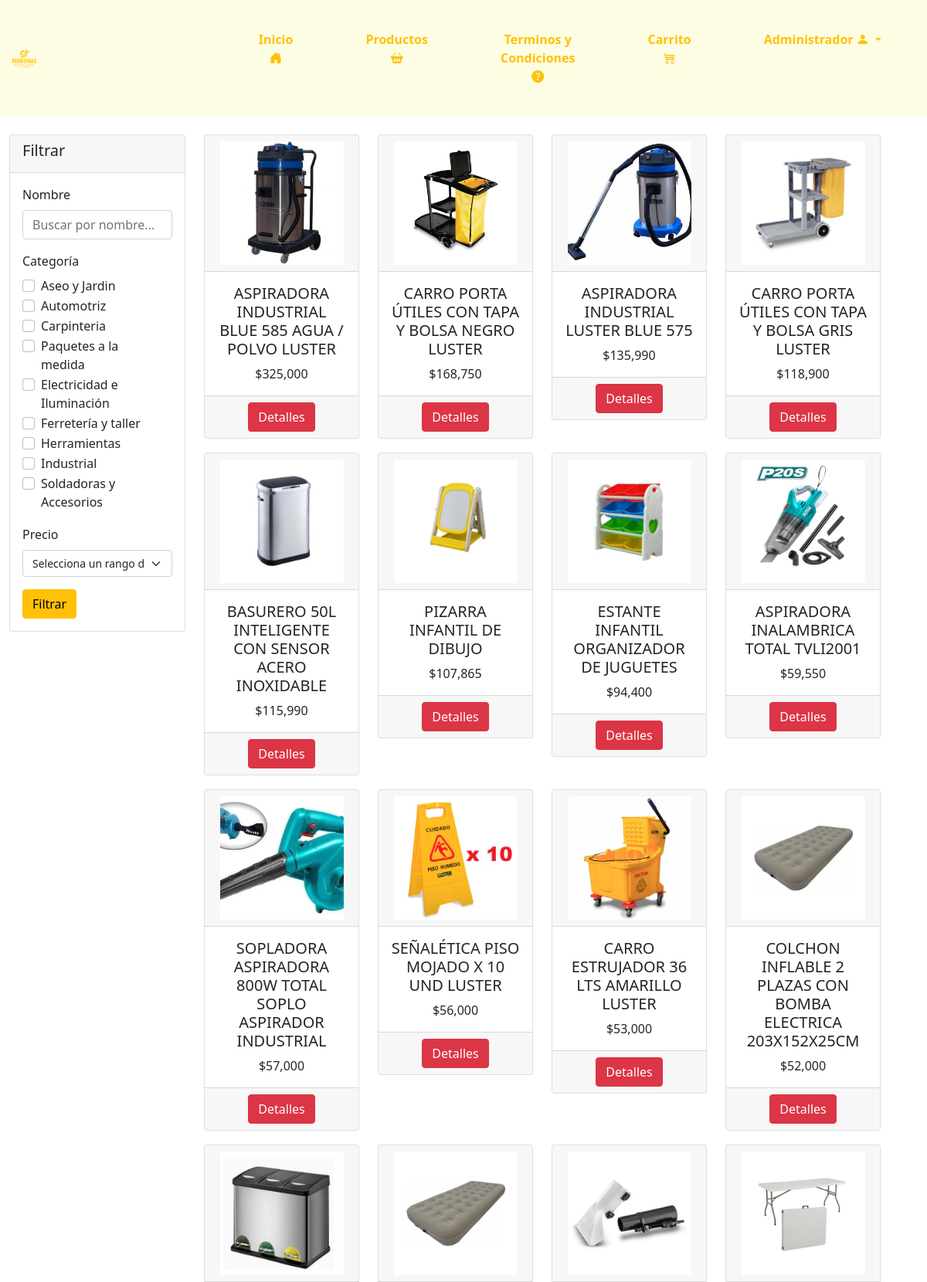
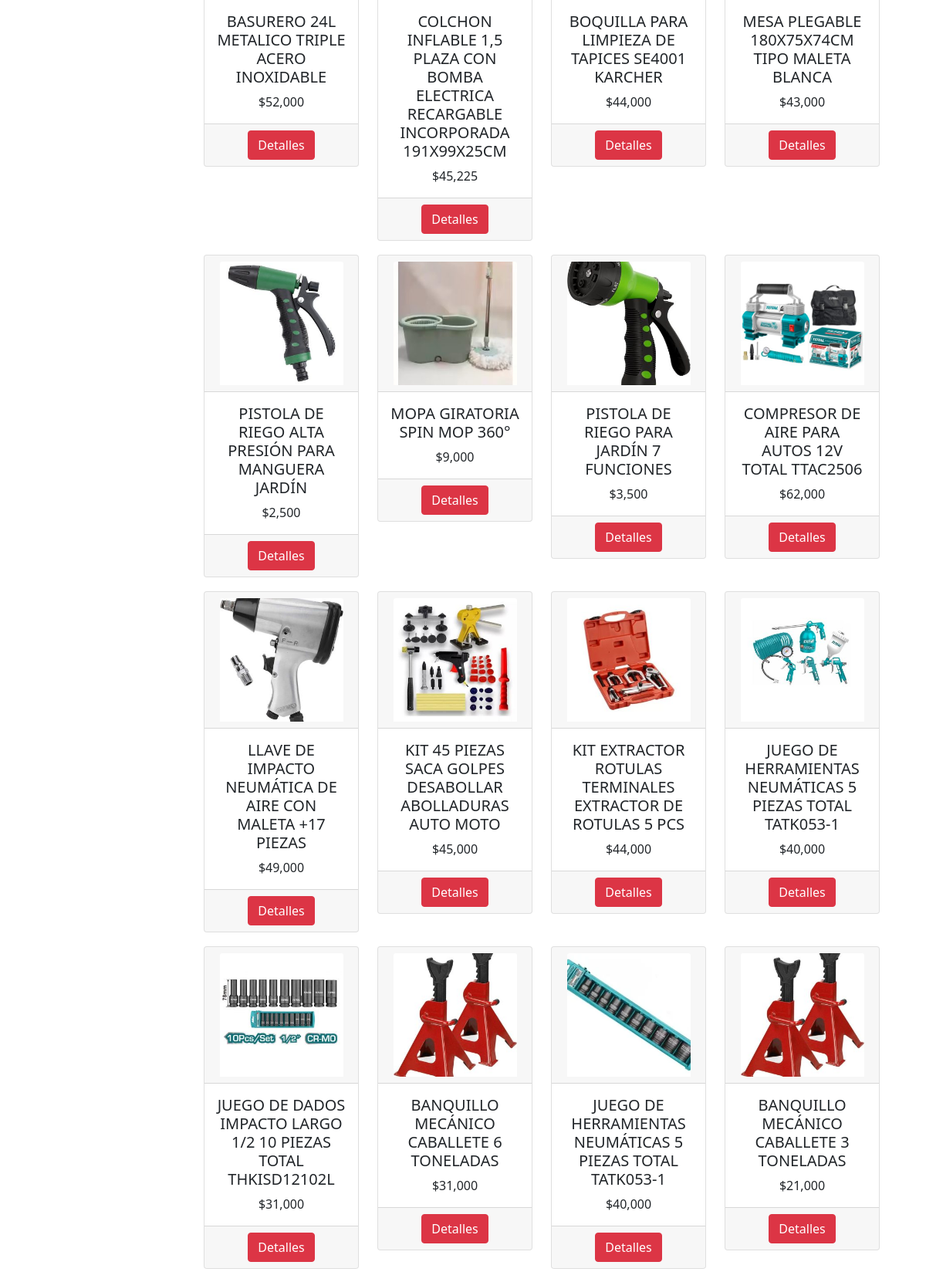
Page /productos/ (signed in, upper part) on the committed database (2 pictures, top to bottom).
### core/models.py (models this page shows, shortened)
class Categoria(models.Model):
    idCategoria = models.IntegerField(primary_key=True)
    nombreCa = models.CharField(max_length=50)

class Producto(models.Model):
    codProducto = models.IntegerField(primary_key=True)
    nombreP = models.CharField(max_length=100)
    stock = models.IntegerField()
    descipcion = models.CharField(max_length=500)
    foto = models.ImageField(upload_to="productos")  # Directorio de destino para las imágenes de los productos
    precio = models.IntegerField()
    categoria = models.ForeignKey(Categoria, on_delete=models.CASCADE)
    def get_absolute_url(self):
        return reverse('detalleproducto', kwargs={'pk': self.pk})

### core/views.py (the view)
# urls.py: path('productos/', productos, name="productos"),
@login_required
def productos(request):
    nombre = request.GET.get('nombre', '')
    categoria_id = request.GET.get('categoria', '')
    precio_rango = request.GET.get('precio', '')
    productoListado = Producto.objects.all()
    if nombre:
        productoListado = productoListado.filter(nombreP__icontains=nombre)
    if categoria_id:
        productoListado = productoListado.filter(categoria_id=categoria_id)
    if precio_rango:
        min_precio, max_precio = map(int, precio_rango.split('-'))
        productoListado = productoListado.filter(precio__gte=min_precio, precio__lte=max_precio)
    categorias = Categoria.objects.all()
    carrito = ItemCarrito.objects.filter(usuario=request.user)
    total = sum(item.producto.precio * item.cantidad for item in carrito)
    carrito_count = sum(item.cantidad for item in carrito)
    contexto = {
        "productos": productoListado,
        "categorias": categorias,
        'carrito': carrito,
        'total': total,
        'carrito_count': carrito_count,
    }
    return render(request, 'core/productos.html', contexto)

### core/templatetags/custom_filters.py (called while the page is built)
@register.filter
def format_clp(value):
    try:
        return "${:,.0f}".format(value)
    except (ValueError, TypeError):
        return value

### core/templates/core/productos.html (shortened to what this page needs)
{% load static %}
{% load custom_filters %}
<!DOCTYPE html>
<html lang="en">
<head>
    <link href="https://cdn.jsdelivr.net/npm/bootstrap@5.0.2/dist/css/bootstrap.min.css" rel="stylesheet"
>
    <link href="https://cdnjs.cloudflare.com/ajax/libs/font-awesome/6.0.0-beta3/css/all.min.css" rel="stylesheet">
    <link type="text/css" rel="stylesheet" href="{% static 'css/inicio.css' %}">
    <link href="https://cdn.jsdelivr.net/npm/bootstrap-icons/font/bootstrap-icons.css" rel="stylesheet">
</head>
<body>
    <nav class="navbar navbar-expand-lg navbar-light" style="background-color: #fdfde3;">
        <div class="container-fluid">
            <a class="navbar-brand" href="{% url 'inicio' %}">
                <img src="{% static 'img/logo_ferremas.png' %}" class="logo" style="max-width: 15%;"
                    alt="Ferrenas">
            </a>
            <div class="collapse navbar-collapse justify-content-end" id="navbarNav">
                <ul class="navbar-nav">
                    <li class="nav-item">
                        <a class="btn btn-outline-warning py-4 px-4 mx-2" href="{% url 'inicio' %}">
                            Inicio
                            <i class="bi bi-house-door-fill"></i>
                        </a>
                    </li>
                    <li class="nav-item">
                        <a class="btn btn-outline-warning py-4 px-4 mx-2" href="{% url 'productos' %}">
                            Productos
                            <i class="bi bi-basket2-fill"></i>
                        </a>
                    </li>
                    <li class="nav-item">
                        <a class="btn btn-outline-warning py-4 px-4 mx-2" href="{% url 'terminos' %}">
                            Terminos y Condiciones
                            <i class="bi bi-question-circle-fill"></i>
                        </a>
                    </li>
                    <li class="nav-item">
                        <a class="btn btn-outline-warning py-4 px-4 mx-2 position-relative" data-bs-toggle="modal" data-bs-target="#cartModal">
                            Carrito
                            <i class="bi bi-cart4"></i>
                        </a>
                    </li>
                    <li class="nav-item dropdown">
                        {% if user.is_authenticated %}
                        <div class="btn-group">
                            <button type="button" class="btn btn-outline-warning py-4 px-4 mx-2 dropdown-toggle"
                                data-bs-toggle="dropdown" style="font-weight: 700; border: 0px; border-radius: 10px;">
                                {% if user.is_superuser %}
                                Administrador
                                {% else %}
                                Hola {{ user.first_name }}
                                {% endif %}
                                <i class="bi bi-person-fill"></i>
                            </button>
                        </div>
                        {% endif %}
                    </li>
                </ul>
            </div>
        </div>
    </nav>
    <br>
<div class="container-fluid">
    <div class="row">
        <div class="col-md-3" style="width: 21%;">
            <div class="card">
                <div class="card-header">
                    <h5>Filtrar</h5>
                </div>
                <div class="card-body">
                    <form method="GET" action="">
                        <div class="mb-3">
                            <label for="nombre" class="form-label">Nombre</label>
                            <input type="text" class="form-control" id="nombre" name="nombre" placeholder="Buscar por nombre..." value="{{ request.GET.nombre }}">
                        </div>
                        <div class="mb-3">
                            <label class="form-label">Categoría</label><br>
                            {% for categoria in categorias %}
                                <div class="form-check form-check-inline">
                                    <input class="form-check-input" type="checkbox" name="categoria" id="categoria_{{ categoria.idCategoria }}" value="{{ categoria.idCategoria }}">
                                    <label class="form-check-label" for="categoria_{{ categoria.idCategoria }}">
                                        {{ categoria.nombreCa }}
                                    </label>
                                </div>
                            {% endfor %}
                        </div>
                        <div class="mb-3">
                            <label for="precio" class="form-label">Precio</label>
                            <select class="form-select" style="font-size: 14px;" id="precio" name="precio">
                                <option value="" >Selecciona un rango de precio</option>
                            </select>
                        </div>
                        <button type="submit" class="btn btn-warning">Filtrar</button>
                    </form>
                </div>
            </div>
        </div>
        <div class="col-md-9">
            <div class="row">
                {% for m in productos %}
                <div class="col-md-4 col-sm-12" style="width: 25%; margin-bottom: 2%;">
                    <div class="card">
                        <div class="card-header" style="text-align: center;">
                            <img src="{{ m.foto.url }}" alt="" class="card-img-top imagen-producto">
                        </div>
                        <div class="card-body" style="text-align: center;">
                            <h5 style="text-transform: uppercase;">{{ m.nombreP }}</h5>
                            <h7>{{ m.precio|format_clp }}</h7>
                        </div>
                        <div class="card-footer" style="text-align: center;">
                            <a class="btn btn-danger" href="{{m.get_absolute_url}}">Detalles</a>
                        </div>
                    </div>
                </div>
                {% endfor %}
            </div>
        </div>
    </div>
</div>
</body>
</html>

### core/static/css/inicio.css (style rules this page uses)
.navbar { padding: 0%; }
.navbar-nav li { padding: 15px 15px; }
.navbar-nav li a { font-weight: 700; border: 0px; border-radius: 10px; }

### core/templates/core/productos.html (style rules this page uses)
.imagen-producto { width: 160px; height: 160px; object-fit: cover; }

### rows in the picture
Categoria: nombreCa "Aseo y Jardin"
Categoria: nombreCa "Automotriz"
Categoria: nombreCa "Carpinteria"
Categoria: nombreCa "Paquetes a la medida"
Categoria: nombreCa "Electricidad e Iluminación"
Categoria: nombreCa "Ferretería y taller"
Categoria: nombreCa "Herramientas"
Categoria: nombreCa "Industrial"
Categoria: nombreCa "Soldadoras y Accesorios"
Producto: foto (picture), nombreP "ASPIRADORA INDUSTRIAL BLUE 585 AGUA / POLVO LUSTER", precio "$325,000"
Producto: foto (picture), nombreP "CARRO PORTA ÚTILES CON TAPA Y BOLSA NEGRO LUSTER", precio "$168,750"
Producto: foto (picture), nombreP "ASPIRADORA INDUSTRIAL LUSTER BLUE 575", precio "$135,990"
Producto: foto (picture), nombreP "CARRO PORTA ÚTILES CON TAPA Y BOLSA GRIS LUSTER", precio "$118,900"
Producto: foto (picture), nombreP "BASURERO 50L INTELIGENTE CON SENSOR ACERO INOXIDABLE", precio "$115,990"
Producto: foto (picture), nombreP "PIZARRA INFANTIL DE DIBUJO", precio "$107,865"
Producto: foto (picture), nombreP "ESTANTE INFANTIL ORGANIZADOR DE JUGUETES", precio "$94,400"
Producto: foto (picture), nombreP "ASPIRADORA INALAMBRICA TOTAL TVLI2001", precio "$59,550"
Producto: foto (picture), nombreP "SOPLADORA ASPIRADORA 800W TOTAL SOPLO ASPIRADOR INDUSTRIAL", precio "$57,000"
Producto: foto (picture), nombreP "SEÑALÉTICA PISO MOJADO X 10 UND LUSTER", precio "$56,000"
Producto: foto (picture), nombreP "CARRO ESTRUJADOR 36 LTS AMARILLO LUSTER", precio "$53,000"
Producto: foto (picture), nombreP "COLCHON INFLABLE 2 PLAZAS CON BOMBA ELECTRICA 203X152X25CM", precio "$52,000"
Producto: foto (picture), nombreP "BASURERO 24L METALICO TRIPLE ACERO INOXIDABLE", precio "$52,000"
Producto: foto (picture), nombreP "COLCHON INFLABLE 1,5 PLAZA CON BOMBA ELECTRICA RECARGABLE INCORPORADA 191X99X25CM", precio "$45,225"
Producto: foto (picture), nombreP "BOQUILLA PARA LIMPIEZA DE TAPICES SE4001 KARCHER", precio "$44,000"
Producto: foto (picture), nombreP "MESA PLEGABLE 180X75X74CM TIPO MALETA BLANCA", precio "$43,000"
Producto: foto (picture), nombreP "PISTOLA DE RIEGO ALTA PRESIÓN PARA MANGUERA JARDÍN", precio "$2,500"
Producto: foto (picture), nombreP "MOPA GIRATORIA SPIN MOP 360°", precio "$9,000"
Producto: foto (picture), nombreP "PISTOLA DE RIEGO PARA JARDÍN 7 FUNCIONES", precio "$3,500"
Producto: foto (picture), nombreP "COMPRESOR DE AIRE PARA AUTOS 12V TOTAL TTAC2506", precio "$62,000"
Producto: foto (picture), nombreP "LLAVE DE IMPACTO NEUMÁTICA DE AIRE CON MALETA +17 PIEZAS", precio "$49,000"
Producto: foto (picture), nombreP "KIT 45 PIEZAS SACA GOLPES DESABOLLAR ABOLLADURAS AUTO MOTO", precio "$45,000"
Producto: foto (picture), nombreP "KIT EXTRACTOR ROTULAS TERMINALES EXTRACTOR DE ROTULAS 5 PCS", precio "$44,000"
Producto: foto (picture), nombreP "JUEGO DE HERRAMIENTAS NEUMÁTICAS 5 PIEZAS TOTAL TATK053-1", precio "$40,000"
Producto: foto (picture), nombreP "JUEGO DE DADOS IMPACTO LARGO 1/2 10 PIEZAS TOTAL THKISD12102L", precio "$31,000"
Producto: foto (picture), nombreP "BANQUILLO MECÁNICO CABALLETE 6 TONELADAS", precio "$31,000"
Producto: foto (picture), nombreP "JUEGO DE HERRAMIENTAS NEUMÁTICAS 5 PIEZAS TOTAL TATK053-1", precio "$40,000"
Producto: foto (picture), nombreP "BANQUILLO MECÁNICO CABALLETE 3 TONELADAS", precio "$21,000"
